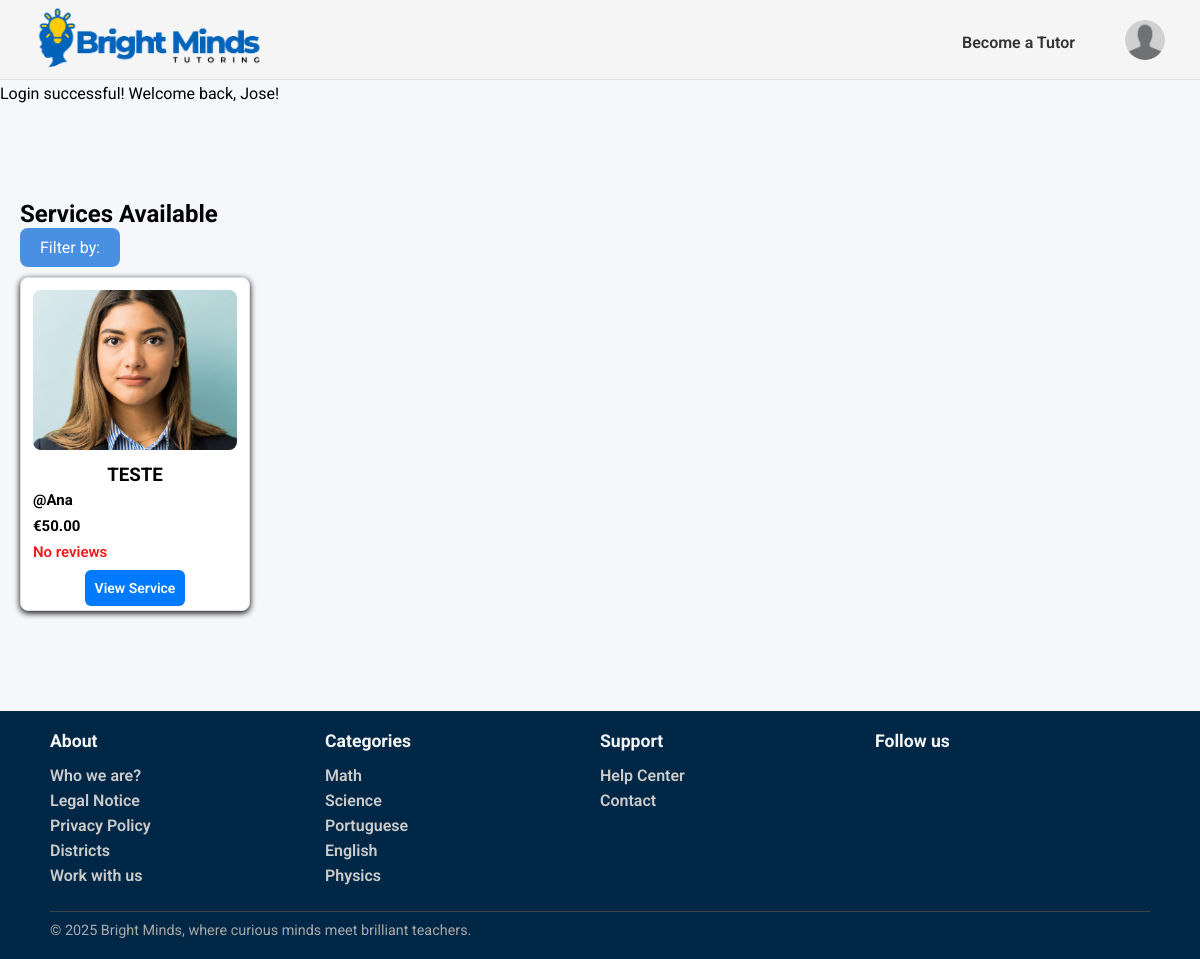
The page /pages/services_list.php (signed in) on the database its author committed.
### tables this page shows
CREATE TABLE Service(
    service_id INTEGER PRIMARY KEY,
    freelancer_id INTEGER NOT NULL,
    title TEXT NOT NULL,
    category_name TEXT NOT NULL,
    description TEXT NOT NULL,
    duracao INTEGER NOT NULL,
    price REAL NOT NULL,
    service_type TEXT CHECK(service_type IN ('individual presencial', 'grupo presencial', 'individual online','grupo online', 'revisão trabalhos')) NOT NULL,
    num_sessoes INTEGER NOT NULL,
    status TEXT CHECK(status IN ('ativo', 'inativo')) DEFAULT 'ativo',
    max_students INTEGER,
    FOREIGN KEY (freelancer_id) REFERENCES Freelancers(freelancer_id) ON UPDATE CASCADE ON DELETE CASCADE,
    FOREIGN KEY (category_name) REFERENCES Category(category_name) ON UPDATE CASCADE ON DELETE RESTRICT
);

CREATE TABLE User (
    user_id INTEGER PRIMARY KEY,
    username TEXT UNIQUE NOT NULL,
    name TEXT NOT NULL,
    birth_date DATE,
    email TEXT UNIQUE NOT NULL,
    password TEXT NOT NULL,
    usertype TEXT CHECK(usertype IN ('student', 'tutor', 'admin')) NOT NULL,
    address TEXT,
    postal_code TEXT,
    city TEXT,
    registration_date DATE NOT NULL,
    profile_image TEXT
);

CREATE TABLE Category(
    category_name TEXT PRIMARY KEY
);

### pages/services_list.php (called while the page is built)
<?php
    require_once(__DIR__. '/../templates/common.tpl.php');
    require_once(__DIR__.'/../database/connection.db.php');
    require_once(__DIR__.'/../database/service.class.php');
    require_once(__DIR__.'/../database/categories.php');
    require_once(__DIR__. '/../templates/services.tpl.php');
    $session = new Session();
    $db = getDatabaseConnection();
    $categories = getAllCategories($db);
    $category = (!empty ($_GET['category'])) ? $_GET['category'] : null;
    $service = (!empty ($_GET['service_type'])) ? $_GET['service_type'] : null;
    $min_price = (!empty($_GET['min_price'])) ? floatval($_GET['min_price']) : null;
    $max_price = (!empty($_GET['max_price'])) ? floatval($_GET['max_price']) : null;
    $min_rating = (isset($_GET['min_rating']) && is_numeric($_GET['min_rating'])) ? $_GET['min_rating'] : null;
    $max_rating = (isset($_GET['max_rating']) && is_numeric($_GET['max_rating'])) ? $_GET['max_rating'] : null;
    $services = getServices($db,$category,$service,$min_price,$max_price,$min_rating,$max_rating);
    drawHeader($session);
    drawServices($services,$category,$service);
    drawFooter($categories);
    ?>

### utils/session.php (called while the page is built, shortened)
<?php
  class Session {
    private array $messages;
    public function __construct() {
      $this->messages = isset($_SESSION['messages']) ? $_SESSION['messages'] : array();
    }
    public function isLoggedIn() : bool {
      return isset($_SESSION['id']);
    }
    public function getUserType() : ?string {
      return isset($_SESSION['user_type']) ? $_SESSION['user_type'] : null;
    }
    public function getPhoto(): ?string{
      return isset($_SESSION['photo']) ? $_SESSION['photo'] : null;
    }
    public function getMessages() {
      return $this->messages;
    }
  }
?>

### database/service.class.php (called while the page is built, shortened)
<?php
function getServices(PDO $db, ?string $category, ?string $service_type, ?float $min_price, ?float $max_price,?int $min_rating, ?int $max_rating): array {
    $query = '
        SELECT s.service_id, s.title, s.price, s.service_type,
               u.name AS freelancer_name, u.user_id,
               (SELECT AVG(r.rating) FROM Review r
                JOIN Booking b ON r.booking_id = b.booking_id
                WHERE b.service_id = s.service_id) AS avg_rating
        FROM Service s
        JOIN Freelancer f ON s.freelancer_id = f.freelancer_id
        JOIN User u ON f.freelancer_id = u.user_id
        WHERE s.status = "ativo"
        ';
    $params = [];
    $stmt = $db->prepare($query);
    $stmt->execute($params);
    $services = [];
    while ($row = $stmt->fetch(PDO::FETCH_ASSOC)) {
        $user = User::getUserbyId($db, intval($row['user_id']));
        $profileImage = $user->getPhoto();
        $row['profile_image'] = $profileImage;
        $services[] = $row;
    }
    return $services;
}
?>

### database/categories.php (called while the page is built, shortened)
<?php
  function getAllCategories(PDO $db) {
    $stmt = $db->prepare('SELECT category_name
                          FROM Category');
    $stmt->execute();
    return $stmt->fetchAll();
  }
?>

### templates/common.tpl.php (the view, shortened to what this page needs)
<?php
    require_once(__DIR__. '/../utils/session.php');
?>
<?php function drawHeader(Session $session){ ?>
    <!DOCTYPE html>
    <html>
        <head>
            <link rel="stylesheet" href="../css/style.css">
            <link rel="stylesheet" href="../css/profile.css">
            <link rel="stylesheet" href="../css/services.css">
            <link rel="stylesheet" href="../css/service_detail.css">
            <link rel="stylesheet" href="../css/admin.css">
            <link rel="stylesheet" href="../css/services_manage.css">
            <link rel="stylesheet" href="../css/client_booking.css">
            <link rel="stylesheet" href="../css/message.css">
        </head>
        <body>
            <header>
                <nav>
                    <a href="../pages/index.php"><img id="logo" src="../docs/BrightMinds_logo.png" alt="BrightMinds Logo"></a>
                    <?php
                        if($session->isLoggedIn()) drawUserNav($session);
                        else drawVisitorNav();
                    ?>
                </nav>
                <section id="messages">
                    <?php foreach ($session->getMessages() as $messsage) { ?>
                        <article class="<?=$messsage['type']?>">
                            <?=$messsage['text']?>
                        </article>
                    <?php } ?>
                </section>
            </header>
            <main>
<?php } ?>
<?php function drawUserNav(Session $session) { ?>
    <div class="user-nav">
        <?php if($session->getUserType()==='student'){ ?>
            <a href="../pages/become_freelancer.php">Become a Tutor</a>
        <?php } else { ?>
            <a href="../pages/add_service.php">Add Service</a>
        <?php } ?>
        <div class="profile-dropdown">
            <button type="button" class="profile-button" onclick="toggleProfileMenu()">
                <img src="<?= $session->getPhoto() ?>" alt="Profile image" class="profile-image">
            </button>
        </div>
    </div>
<?php } ?>
<?php function drawFooter(array $categories){ ?>
            </main>
            <footer>
                <div class="footer-content">
                    <section class="footer-column">
                        <h3>About</h3>
                        <ul>
                            <li><a href="">Who we are?</a></li>
                            <li><a href="">Legal Notice</a></li>
                            <li><a href="">Privacy Policy</a></li>
                            <li><a href="">Districts</a></li>
                            <li><a href="">Work with us</a></li>
                        </ul>
                    </section>
                    <section class="footer-column">
                        <h3>Categories</h3>
                        <ul>
                            <?php foreach($categories as $category){ ?>
                                <li>
                                    <a href=""><?=$category['category_name']?>
                                    </a>
                                </li>
                            <?php } ?>
                        </ul>
                    </section>
                    <section class="footer-column">
                        <h3>Support</h3>
                        <ul>
                            <li><a href="#">Help Center</a></li>
                            <li><a href="#">Contact</a></li>
                        </ul>
                    </section>
                    <section class="footer-column">
                        <h3>Follow us</h3>
                    </section>
                    <div class="footer-bottom">
                        <hr>
                        <p>© 2025 Bright Minds, where curious minds meet brilliant teachers.</p>
                    </div>
                </div>
            </footer>
        </body>
    </html>
<?php } ?>

### templates/services.tpl.php (shortened to what this page needs)
<?php function drawServices(array $services, ?string $category, ?string $service_type){ ?>
    <section id="services">
      <h2>Services Available</h2>
      <form method="GET" action="services_list.php" class="filter-dropdown">
          <button type = "button" class = "filter-button" onclick= "toggleDropdown()" >
            <span>Filter by:</span>
          </button>
      </form>
        <div class="services-button">
            <?php foreach ($services as $service) {
              $profileImage = $service['profile_image'];
            ?>
                <div class="service-card">
                    <div class="service-img-container">
                      <img class="profile-photo" src="<?= htmlspecialchars($profileImage) ?>" alt="Freelancer profile photo">
                    </div>
                    <div class="service-details">
                        <p class="service-name"><h3><?= htmlspecialchars($service['title']) ?><h3>
                        <p class="service-description"><?= htmlspecialchars($service['description']) ?>
                        <p class="freelancer-name">@<?= htmlspecialchars($service['freelancer_name']) ?></p>
                        <p class="price">€<?= number_format($service['price'], 2) ?></p>
                        <p class="rating">
                            <?php
                            $avg = round($service['avg_rating'], 1);
                            if ($avg) {
                                echo $avg . " ★";
                            } else {
                                echo "No reviews";
                            }
                            ?>
                        </p>
                        <a href="service_detail.php?id=<?= $service['service_id'] ?>" class="view-service-btn">View Service</a>
                    </div>
                </div>
            <?php } ?>
        </div>
    </section>
<?php } ?>

### css/style.css (style rules this page uses)
* { font-family: "Roboto"; margin:0; padding:0; box-sizing: border-box; }
body { background-color: #f5f7fa; }
header { font-family: "Roboto"; font-style: normal; background-color: whitesmoke; border-bottom: 1px solid #ddd; height: 80px; width: 100%; position: sticky; top:0; left:0; }
nav { display: flex; align-items: center; justify-content: space-between; padding: 5px 35px; }
#logo { height:70px; width: auto; }
a { text-decoration:none; }
.visitor-nav-links li a, .user-nav a { color: #333; font-weight: 600; font-size: 16px; }
.user-nav { display: flex; align-items: center; gap: 50px; }
.user-nav > a { color: #333; font-weight: 600; font-size: 16px; }
.profile-button { background:none; border:none; cursor:pointer; padding:0; }
.profile-image { width: 40px; height: 40px; border-radius: 50%; object-fit: cover; }
.profile-dropdown { position: relative; }
footer { font-family: "Roboto", sans-serif; background-color: #012747; color: #fff; padding: 20px 50px; }
.footer-content { display:grid; grid-template-columns: repeat(4, 1fr); grid-template-rows: auto auto; row-gap: 20px; }
.footer-bottom { grid-column: 1 / -1; }
.footer-column h3 { font-size: 1.1rem; margin-bottom: 15px; color: #f5f5f5; }
.footer-column ul { list-style: none; }
.footer-column ul li { margin-bottom: 6px; }
.footer-column ul li a { text-decoration: none; color: #ccc; }
.footer-bottom { text-align: start; font-size: 0.9rem; color: #aaa; }
.footer-bottom hr { border: none; border-top: 1px solid #444; margin-bottom: 10px; }

### css/profile.css (style rules this page uses)
* { font-family: "Roboto"; margin:0; padding:0; box-sizing: border-box; }

### css/services.css (style rules this page uses)
#services { margin-top: 100px; margin-bottom: 80px; padding: 20px; }
.services-button { display: flex; flex-wrap: wrap; justify-content: flex-start; gap: 15px; }
.service-card { border: 1px solid #ddd; border-radius: 8px; width: 230px; padding: 12px; background: white; box-shadow: 0 2px 6px rgba(0, 0, 0, 0.986); text-align: center; display: flex; flex-direction: column; margin-top: 10px; }
.profile-photo { width: 100%; height: 160px; object-fit: cover; border-radius: 8px; margin-bottom: 10px; }
.freelancer-name { font-weight: bold; color: #000000; margin: 5px 0; text-align: left; font-size: 15px; }
.price { color: #000000; font-weight: bold; font-size: 15px; margin: 8px 0; text-align: left; }
.rating { color: #f41a1a; font-weight: 600; font-size: 15px; text-align: left; margin-bottom: 15px; }
.view-service-btn { background-color: #007bff; color: white; font-size: 14px; padding: 10px; border: none; border-radius: 6px; cursor: pointer; transition: background-color 0.3s ease; width: 100%; margin-top: 30px; }
.filter-button { background-color: #4A90E2; color: white; padding: 10px 20px; margin-top:1; border: none; border-radius: 8px; font-size: 16px; cursor: pointer; }
.filter-dropdown { position: relative; display: inline-block; }

### css/services_manage.css (style rules this page uses)
a { color: #0066cc; text-decoration: none; }

### css/client_booking.css (style rules this page uses)
a { color: #0066cc; text-decoration: none; font-weight: 600; }

### rows shown on the page
service: title "TESTE", user.name "Ana", price "50.00"
category: category_name "Math"
category: category_name "Science"
category: category_name "Portuguese"
category: category_name "English"
category: category_name "Physics"

### other values the page prints
$messsage['text'] "Login successful! Welcome back, Jose!"
